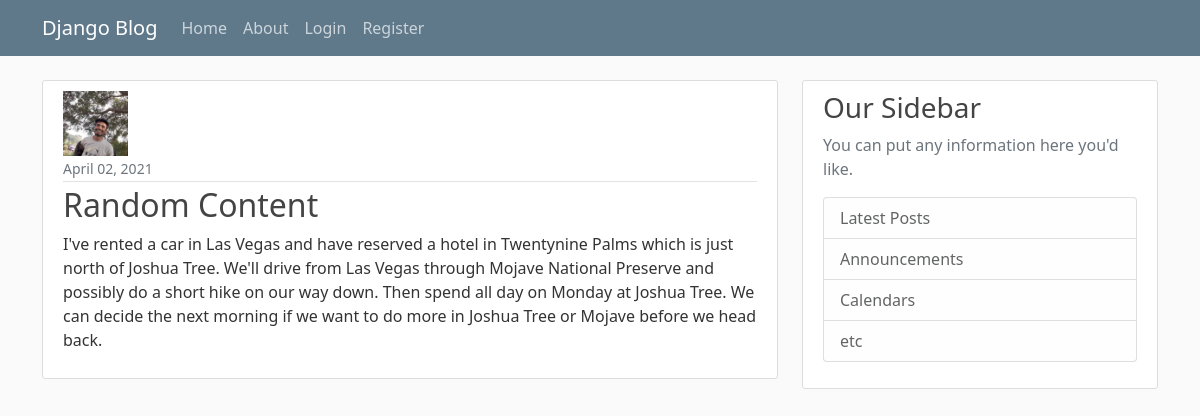
Page /post/6/ on the committed database.
### my_firstapp/models.py (models this page shows, shortened)
class Post(models.Model):
    title = models.CharField(max_length = 100)
    content = models.TextField()
    date_posted = models.DateTimeField(default =  timezone.now)
    aurthor = models.ForeignKey(User, on_delete = models.CASCADE)

### users/models.py (models this page shows, shortened)
class Profile(models.Model):
    user = models.OneToOneField(User, on_delete = models.CASCADE)
    image = models.ImageField(default = 'default.jpg', upload_to = 'profile_pics')

### my_firstapp/views.py (the view)
# urls.py: path( 'post/<int:pk>/', PostDetailView.as_view(), name = 'post-detail' ),
class PostDetailView(DetailView):
    model = Post

### my_firstapp/templates/my_firstapp/post_detail.html (shortened to what this page needs)
{% extends 'my_firstapp/base.html' %}
{% block content %}
    <article class="media content-section">
        <img class="round-circle article-img" src="{{ object.aurthor.profile.image.url }}" alt="Proile Picture">
        <div class="media-body">
            <div class="article-metadata">
                <small class="text-muted">{{ object.date_posted|date:"F d, Y" }}</small>
            </div>
            <h2 class="article-title">{{ object.title }}</h2>
            <p class="article-content">{{ object.content }}</p>
        </div>
    </article>
{% endblock content %}

### my_firstapp/static/my_firstapp/main.css (style rules this page uses)
body { background: #fafafa; color: #333333; margin-top: 5rem; }
h1, h2, h3, h4, h5, h6 { color: #444444; }
.content-section { background: #ffffff; padding: 10px 20px; border: 1px solid #dddddd; border-radius: 3px; margin-bottom: 20px; }
.article-title { color: #444444; }
.article-content { white-space: pre-line; }
.article-img { height: 65px; width: 65px; margin-right: 16px; }
.article-metadata { padding-bottom: 1px; margin-bottom: 4px; border-bottom: 1px solid #e3e3e3 }

### rows in the picture
Post: aurthor.profile.image (picture), date_posted "April 02, 2021", title "Random Content", content "I've rented a car in Las Vegas and have reserved a hotel in Twentynine Palms which is just north of Joshua Tree. We'll drive from Las Vegas through Mojave National Preserve and possibly do a short hike on our way down. Then spend all day on Monday at Joshua Tree. We can decide the next morning if we want to do more in Joshua Tree or Mojave before we head back."
